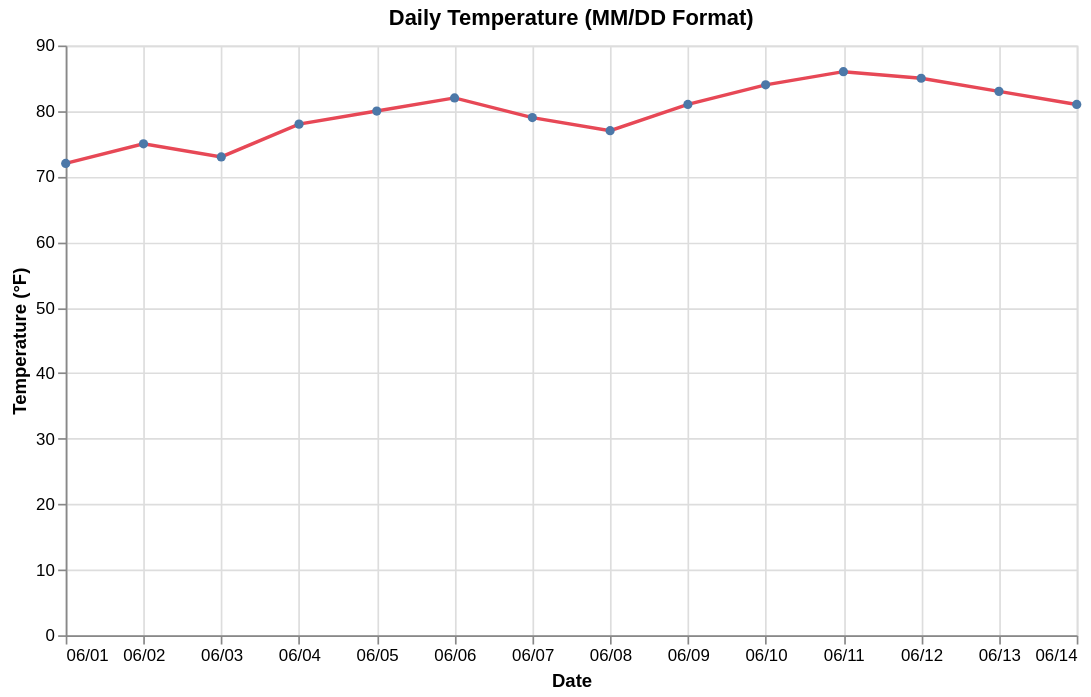

Write the Vega-Lite specification saved for this chart.
### Vega-Lite specification from a JSON file in a GitHub repository (floating-point values rounded to 4 significant figures)
{"$schema": "https://vega.github.io/schema/vega-lite/v6.json", "description": "Daily temperature with month/day formatting", "width": 600, "height": 350, "data": {"values": [{"date": "2024-06-01", "temperature": 72}, {"date": "2024-06-02", "temperature": 75}, {"date": "2024-06-03", "temperature": 73}, {"date": "2024-06-04", "temperature": 78}, {"date": "2024-06-05", "temperature": 80}, {"date": "2024-06-06", "temperature": 82}, {"date": "2024-06-07", "temperature": 79}, {"date": "2024-06-08", "temperature": 77}, {"date": "2024-06-09", "temperature": 81}, {"date": "2024-06-10", "temperature": 84}, {"date": "2024-06-11", "temperature": 86}, {"date": "2024-06-12", "temperature": 85}, {"date": "2024-06-13", "temperature": 83}, {"date": "2024-06-14", "temperature": 81}]}, "mark": {"type": "line", "point": true, "strokeWidth": 2, "color": "#E74856"}, "encoding": {"x": {"field": "date", "type": "temporal", "axis": {"title": "Date", "format": "%m/%d"}}, "y": {"field": "temperature", "type": "quantitative", "axis": {"title": "Temperature (°F)", "format": ".0f"}}}, "title": "Daily Temperature (MM/DD Format)"}
